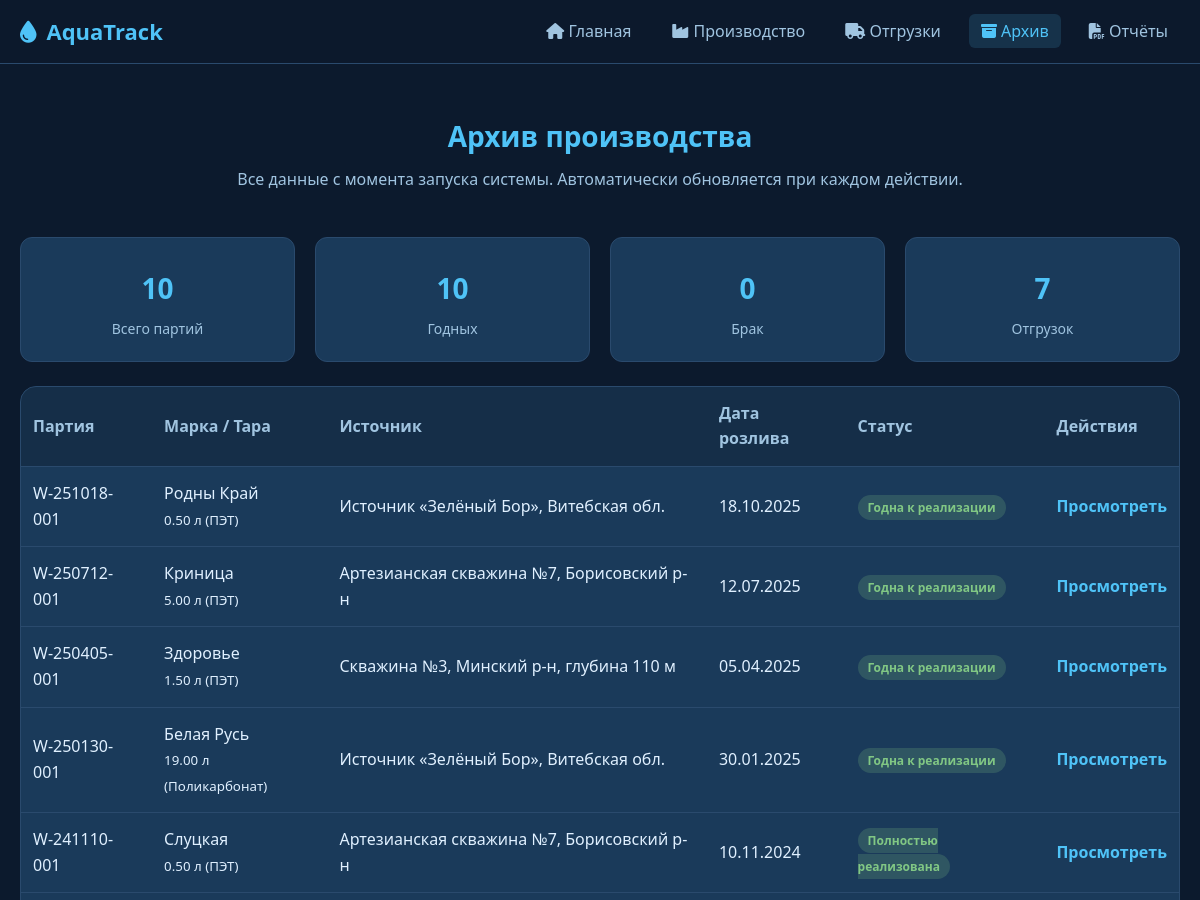
The app's page /archive.php (upper part), older data.
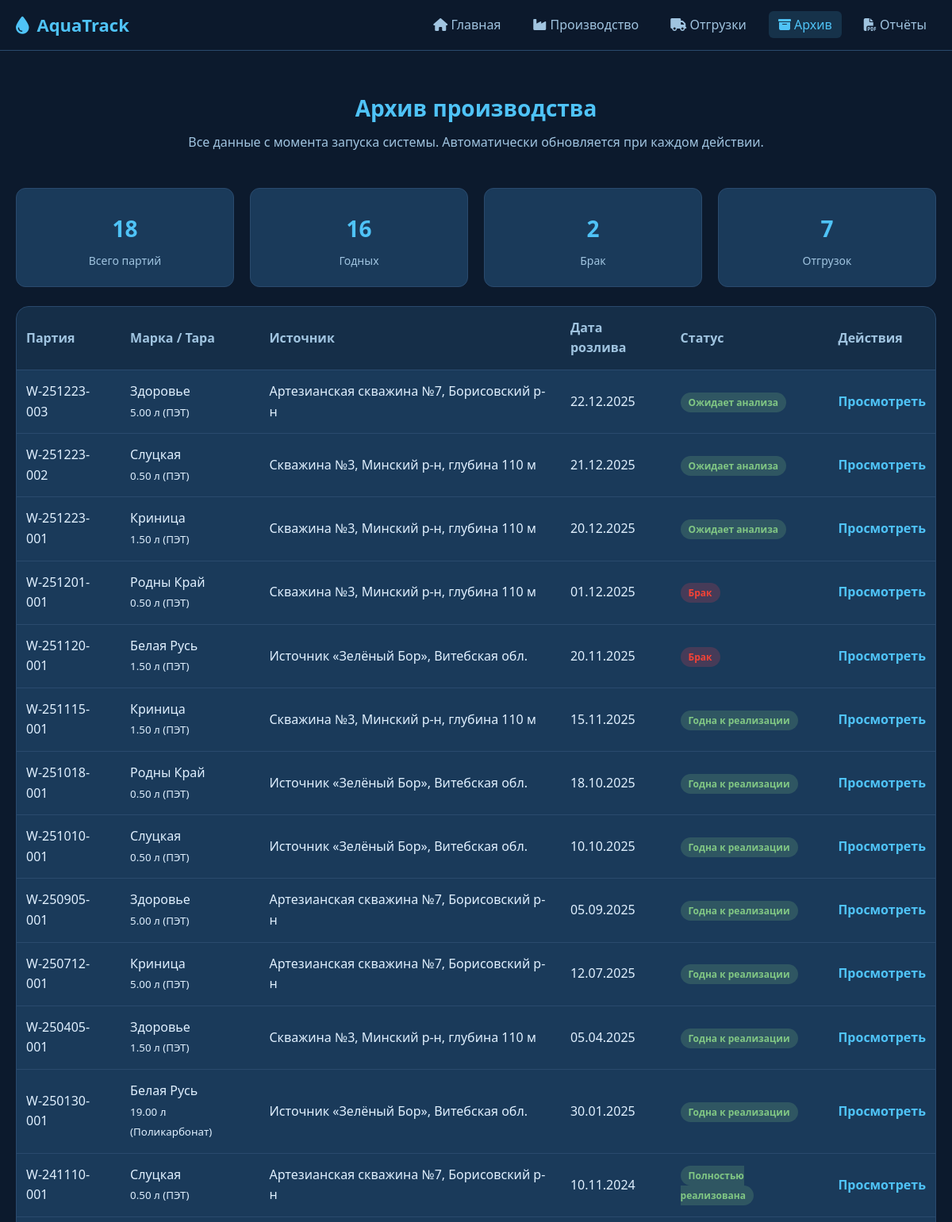
The same page, newer data.
### tables this page shows
CREATE TABLE batches (
    id INT UNSIGNED AUTO_INCREMENT PRIMARY KEY,
    batch_number VARCHAR(30) NOT NULL UNIQUE,
    brand_id INT UNSIGNED NOT NULL,
    treated_test_id INT UNSIGNED NOT NULL,
    bottling_datetime DATETIME NOT NULL,
    shelf_life_months TINYINT UNSIGNED NOT NULL DEFAULT 12,
    bottle_type_id INT UNSIGNED NOT NULL,
    production_line_id INT UNSIGNED NOT NULL,
    total_bottles INT UNSIGNED NOT NULL,
    total_liters DECIMAL(10,2) NOT NULL,
    operator_name VARCHAR(150) NULL,
    status ENUM('Ожидает анализа', 'Годна к реализации', 'Брак', 'Частично отгружена', 'Полностью реализована') NOT NULL DEFAULT 'Ожидает анализа',
    remaining_bottles INT UNSIGNED NOT NULL,
    notes TEXT NULL,
    created_at TIMESTAMP DEFAULT CURRENT_TIMESTAMP,
    FOREIGN KEY (brand_id) REFERENCES water_brands(id) ON DELETE RESTRICT,
    FOREIGN KEY (treated_test_id) REFERENCES treated_water_tests(id) ON DELETE RESTRICT,
    FOREIGN KEY (bottle_type_id) REFERENCES bottle_types(id) ON DELETE RESTRICT,
    FOREIGN KEY (production_line_id) REFERENCES production_lines(id) ON DELETE RESTRICT
);

CREATE TABLE water_brands (
    id INT UNSIGNED AUTO_INCREMENT PRIMARY KEY,
    name VARCHAR(100) NOT NULL UNIQUE
);

CREATE TABLE bottle_types (
    id INT UNSIGNED AUTO_INCREMENT PRIMARY KEY,
    volume_l DECIMAL(4,2) NOT NULL,
    material VARCHAR(50) NOT NULL,
    description VARCHAR(100) NULL,
    UNIQUE(volume_l, material)
);

CREATE TABLE water_sources (
    id INT UNSIGNED AUTO_INCREMENT PRIMARY KEY,
    name VARCHAR(255) NOT NULL,
    sanitary_conclusion_number VARCHAR(100) NOT NULL,
    sanitary_conclusion_valid_until DATE NOT NULL,
    coordinates VARCHAR(100) NULL
);

### archive.php (the view, shortened to what the changed rows need)
<?php
$host = 'localhost';
$db   = 'bottled_water_control';
$user = 'root';
$pass = '';
$charset = 'utf8mb4';
$dsn = "mysql:host=$host;dbname=$db;charset=$charset";
$options = [
    PDO::ATTR_ERRMODE            => PDO::ERRMODE_EXCEPTION,
    PDO::ATTR_DEFAULT_FETCH_MODE => PDO::FETCH_ASSOC,
    PDO::ATTR_EMULATE_PREPARES   => false,
];
try {
    $pdo = new PDO($dsn, $user, $pass, $options);
} catch (\PDOException $e) {
    die("❌ Ошибка БД: " . htmlspecialchars($e->getMessage()));
}
$total_batches = $pdo->query("SELECT COUNT(*) FROM batches")->fetchColumn();
$total_rejected = $pdo->query("SELECT COUNT(*) FROM batches WHERE status = 'Брак'")->fetchColumn();
$batches = $pdo->query("
    SELECT
        b.id, b.batch_number, b.bottling_datetime, b.status, b.remaining_bottles,
        wb.name AS brand, bt.volume_l, bt.material,
        ws.name AS source_name
    FROM batches b
    JOIN water_brands wb ON b.brand_id = wb.id
    JOIN bottle_types bt ON b.bottle_type_id = bt.id
    JOIN treated_water_tests tw ON b.treated_test_id = tw.id
    JOIN water_treatments t ON tw.treatment_id = t.id
    JOIN raw_water_tests r ON t.raw_test_id = r.id
    JOIN water_sources ws ON r.source_id = ws.id
    ORDER BY b.bottling_datetime DESC
    LIMIT 100
")->fetchAll();
?>
<!DOCTYPE html>
<html lang="ru">
<head>
    <link rel="stylesheet" href="https://cdnjs.cloudflare.com/ajax/libs/font-awesome/6.5.0/css/all.min.css">
</head>
<body>
    <div class="container">
        <header>
            <h1>Архив производства</h1>
        </header>
        <div class="stats-grid">
            <div class="stat-card">
                <div class="stat-value"><?= number_format($total_batches, 0, ' ', ' ') ?></div>
                <div class="stat-label">Всего партий</div>
            </div>
            <div class="stat-card">
                <div class="stat-value"><?= number_format($total_batches - $total_rejected, 0, ' ', ' ') ?></div>
                <div class="stat-label">Годных</div>
            </div>
            <div class="stat-card">
                <div class="stat-value"><?= number_format($total_rejected, 0, ' ', ' ') ?></div>
                <div class="stat-label">Брак</div>
            </div>
        </div>
        <div class="archive-list">
            <table>
                <thead>
                    <tr>
                        <th>Партия</th>
                        <th>Марка / Тара</th>
                        <th>Источник</th>
                        <th>Дата розлива</th>
                        <th>Статус</th>
                        <th>Действия</th>
                    </tr>
                </thead>
                <tbody>
                    <?php if ($batches): ?>
                        <?php foreach ($batches as $b): ?>
                            <tr>
                                <td><?= htmlspecialchars($b['batch_number']) ?></td>
                                <td><?= htmlspecialchars($b['brand']) ?><br><small><?= $b['volume_l'] ?> л (<?= htmlspecialchars($b['material']) ?>)</small></td>
                                <td><?= htmlspecialchars($b['source_name']) ?></td>
                                <td><?= date('d.m.Y', strtotime($b['bottling_datetime'])) ?></td>
                                <td>
                                    <span class="status status--<?=
                                        $b['status'] === 'Полностью реализована' ? 'done' :
                                        ($b['status'] === 'Частично отгружена' ? 'partial' :
                                        ($b['status'] === 'Брак' ? 'brake' : 'good'))
                                    ?>"><?= htmlspecialchars($b['status']) ?></span>
                                </td>
                                <td>
                                    <a href="#" class="batch-link" data-id="<?= $b['id'] ?>">Просмотреть</a>
                                </td>
                            </tr>
                        <?php endforeach; ?>
                    <?php else: ?>
                        <tr><td colspan="6" class="empty">Архив пуст. Начните производственный цикл.</td></tr>
                    <?php endif; ?>
                </tbody>
            </table>
        </div>
    </div>
</body>
</html>

Row changes from the older to the newer data that the page shows:
added batches: batch_number "W-251223-003", brand.name "Здоровье", bottle_type.volume_l "5.00", bottle_type.material "ПЭТ", water_sources.name "Артезианская скважина №7, Борисовский р-н", bottling_datetime "22.12.2025", status "Ожидает анализа"
added batches: batch_number "W-251223-002", brand.name "Слуцкая", bottle_type.volume_l "0.50", bottle_type.material "ПЭТ", water_sources.name "Скважина №3, Минский р-н, глубина 110 м", bottling_datetime "21.12.2025", status "Ожидает анализа"
added batches: batch_number "W-251223-001", brand.name "Криница", bottle_type.volume_l "1.50", bottle_type.material "ПЭТ", water_sources.name "Скважина №3, Минский р-н, глубина 110 м", bottling_datetime "20.12.2025", status "Ожидает анализа"
added batches: batch_number "W-251201-001", brand.name "Родны Край", bottle_type.volume_l "0.50", bottle_type.material "ПЭТ", water_sources.name "Скважина №3, Минский р-н, глубина 110 м", bottling_datetime "01.12.2025", status "Брак"
added batches: batch_number "W-251120-001", brand.name "Белая Русь", bottle_type.volume_l "1.50", bottle_type.material "ПЭТ", water_sources.name "Источник «Зелёный Бор», Витебская обл.", bottling_datetime "20.11.2025", status "Брак"
added batches: batch_number "W-251115-001", brand.name "Криница", bottle_type.volume_l "1.50", bottle_type.material "ПЭТ", water_sources.name "Скважина №3, Минский р-н, глубина 110 м", bottling_datetime "15.11.2025", status "Годна к реализации"
added batches: batch_number "W-251010-001", brand.name "Слуцкая", bottle_type.volume_l "0.50", bottle_type.material "ПЭТ", water_sources.name "Источник «Зелёный Бор», Витебская обл.", bottling_datetime "10.10.2025", status "Годна к реализации"
added batches: batch_number "W-250905-001", brand.name "Здоровье", bottle_type.volume_l "5.00", bottle_type.material "ПЭТ", water_sources.name "Артезианская скважина №7, Борисовский р-н", bottling_datetime "05.09.2025", status "Годна к реализации"
Text that changed along with them:
$total_batches: "10" → "18"
$total_batches - $total_rejected: "10" → "16"
$total_rejected: "0" → "2"
